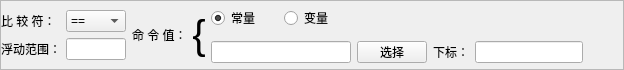
        <widget class="QFrame" name="frame_check">
         <property name="sizePolicy">
          <sizepolicy hsizetype="Preferred" vsizetype="Preferred">
           <horstretch>0</horstretch>
           <verstretch>0</verstretch>
          </sizepolicy>
         </property>
         <property name="minimumSize">
          <size>
           <width>0</width>
           <height>70</height>
          </size>
         </property>
         <property name="maximumSize">
          <size>
           <width>16777215</width>
           <height>70</height>
          </size>
         </property>
         <property name="frameShape">
          <enum>QFrame::StyledPanel</enum>
         </property>
         <property name="frameShadow">
          <enum>QFrame::Raised</enum>
         </property>
         <layout class="QHBoxLayout" name="horizontalLayout_8">
          <property name="spacing">
           <number>6</number>
          </property>
          <property name="leftMargin">
           <number>0</number>
          </property>
          <property name="topMargin">
           <number>0</number>
          </property>
          <property name="rightMargin">
           <number>0</number>
          </property>
          <property name="bottomMargin">
           <number>0</number>
          </property>
          <item>
           <layout class="QGridLayout" name="gridLayout_2">
            <property name="horizontalSpacing">
             <number>5</number>
            </property>
            <item row="2" column="0">
             <widget class="QLabel" name="label_range">
              <property name="text">
               <string>浮动范围：</string>
              </property>
             </widget>
            </item>
            <item row="1" column="0">
             <widget class="QLabel" name="label_operator_2">
              <property name="text">
               <string>比 较 符：</string>
              </property>
             </widget>
            </item>
            <item row="0" column="0">
             <spacer name="verticalSpacer_3">
              <property name="orientation">
               <enum>Qt::Vertical</enum>
              </property>
              <property name="sizeHint" stdset="0">
               <size>
                <width>20</width>
                <height>13</height>
               </size>
              </property>
             </spacer>
            </item>
            <item row="3" column="0">
             <spacer name="verticalSpacer_4">
              <property name="orientation">
               <enum>Qt::Vertical</enum>
              </property>
              <property name="sizeHint" stdset="0">
               <size>
                <width>20</width>
                <height>13</height>
               </size>
              </property>
             </spacer>
            </item>
            <item row="1" column="1">
             <widget class="QComboBox" name="comboBox_operator_2">
              <property name="sizePolicy">
               <sizepolicy hsizetype="Minimum" vsizetype="Fixed">
                <horstretch>0</horstretch>
                <verstretch>0</verstretch>
               </sizepolicy>
              </property>
              <property name="minimumSize">
               <size>
                <width>60</width>
                <height>22</height>
               </size>
              </property>
              <property name="maximumSize">
               <size>
                <width>60</width>
                <height>22</height>
               </size>
              </property>
              <property name="currentIndex">
               <number>0</number>
              </property>
              <item>
               <property name="text">
                <string>==</string>
               </property>
              </item>
              <item>
               <property name="text">
                <string>&gt;</string>
               </property>
              </item>
              <item>
               <property name="text">
                <string>&gt;=</string>
               </property>
              </item>
              <item>
               <property name="text">
                <string>&lt;</string>
               </property>
              </item>
              <item>
               <property name="text">
                <string>&lt;=</string>
               </property>
              </item>
              <item>
               <property name="text">
                <string>!=</string>
               </property>
              </item>
              <item>
               <property name="text">
                <string>≈</string>
               </property>
              </item>
             </widget>
            </item>
            <item row="2" column="1">
             <widget class="QLineEdit" name="lineEdit_range">
              <property name="minimumSize">
               <size>
                <width>60</width>
                <height>22</height>
               </size>
              </property>
              <property name="maximumSize">
               <size>
                <width>60</width>
                <height>22</height>
               </size>
              </property>
              <property name="maxLength">
               <number>10</number>
              </property>
              <property name="readOnly">
               <bool>false</bool>
              </property>
             </widget>
            </item>
           </layout>
          </item>
          <item>
           <widget class="QLabel" name="label_command_2">
            <property name="text">
             <string>命 令 值：</string>
            </property>
           </widget>
          </item>
          <item>
           <layout class="QGridLayout" name="gridLayout">
            <property name="verticalSpacing">
             <number>6</number>
            </property>
            <item row="1" column="1" colspan="2">
             <widget class="QLineEdit" name="lineEdit_command_2">
              <property name="sizePolicy">
               <sizepolicy hsizetype="Preferred" vsizetype="Fixed">
                <horstretch>0</horstretch>
                <verstretch>0</verstretch>
               </sizepolicy>
              </property>
              <property name="minimumSize">
               <size>
                <width>140</width>
                <height>22</height>
               </size>
              </property>
              <property name="maximumSize">
               <size>
                <width>140</width>
                <height>22</height>
               </size>
              </property>
              <property name="maxLength">
               <number>32767</number>
              </property>
              <property name="readOnly">
               <bool>false</bool>
              </property>
             </widget>
            </item>
            <item row="0" column="2">
             <widget class="QRadioButton" name="radioButton_variable">
              <property name="text">
               <string>变量</string>
              </property>
             </widget>
            </item>
            <item row="1" column="3">
             <widget class="QPushButton" name="pushButton_chooseVariable">
              <property name="sizePolicy">
               <sizepolicy hsizetype="Fixed" vsizetype="Fixed">
                <horstretch>0</horstretch>
                <verstretch>0</verstretch>
               </sizepolicy>
              </property>
              <property name="minimumSize">
               <size>
                <width>70</width>
                <height>22</height>
               </size>
              </property>
              <property name="maximumSize">
               <size>
                <width>70</width>
                <height>22</height>
               </size>
              </property>
              <property name="text">
               <string>选择</string>
              </property>
             </widget>
            </item>
            <item row="0" column="0" rowspan="2">
             <widget class="QLabel" name="label_3">
              <property name="minimumSize">
               <size>
                <width>12</width>
                <height>0</height>
               </size>
              </property>
              <property name="maximumSize">
               <size>
                <width>12</width>
                <height>16777215</height>
               </size>
              </property>
              <property name="font">
               <font>
                <pointsize>30</pointsize>
               </font>
              </property>
              <property name="text">
               <string>{</string>
              </property>
              <property name="alignment">
               <set>Qt::AlignCenter</set>
              </property>
             </widget>
            </item>
            <item row="0" column="1">
             <widget class="QRadioButton" name="radioButton_const">
              <property name="text">
               <string>常量</string>
              </property>
              <property name="checked">
               <bool>true</bool>
              </property>
             </widget>
            </item>
            <item row="1" column="4">
             <widget class="QLabel" name="label_varIndex">
              <property name="text">
               <string>下标：</string>
              </property>
             </widget>
            </item>
            <item row="1" column="5">
             <widget class="QLineEdit" name="lineEdit_varIndex"/>
            </item>
           </layout>
          </item>
          <item>
           <spacer name="horizontalSpacer_2">
            <property name="orientation">
             <enum>Qt::Horizontal</enum>
            </property>
            <property name="sizeHint" stdset="0">
             <size>
              <width>40</width>
              <height>20</height>
             </size>
            </property>
           </spacer>
          </item>
         </layout>
        </widget>
